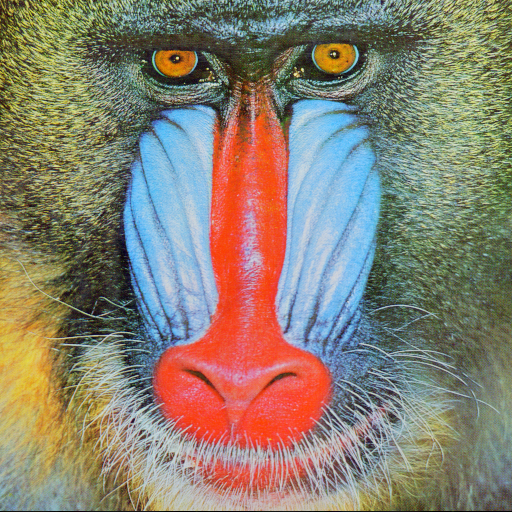
#> input picture 1 Parcial/Practica3/Procesamiento de Imagenesdave/Practicas/Baboon.png, 512 x 512 px
$ python 'Jair Palos.py'
#> lines starting #> are read from the running program, lines starting #| are printed output that depends on the picture
#> the answer given: 1
"""
UNIVERSIDAD AUTONOMA DEL ESTADO DE MEXICO

Centro Universitario UAEM Zumpango

Undad de Aprendizaje:Procesamiento de Imagenes

Autor: Jair Antonio Palos Hernadez

Descripcion: Codificar 18 Operaciones vistas en clases

Created: on tues Mar 08 5:56:44 2022

"""


from __future__ import division
from matplotlib import pyplot as plt
import os
import cv2
import numpy as np


def Traslacion():
    ejex=50
    ejey=50
    image = cv2.imread('Baboon.png')
#> image is the input picture: shape (512, 512, 3); mean B, G, R 113.1, 128.9, 137.4
    ancho = image.shape[1] #columnas
#> ancho = 512
    alto = image.shape[0] # filas
#> alto = 512
    # Traslación
    M = np.float32([[1,0,ejex],[0,1,ejey]])
    imageOut = cv2.warpAffine(image,M,(ancho,alto))
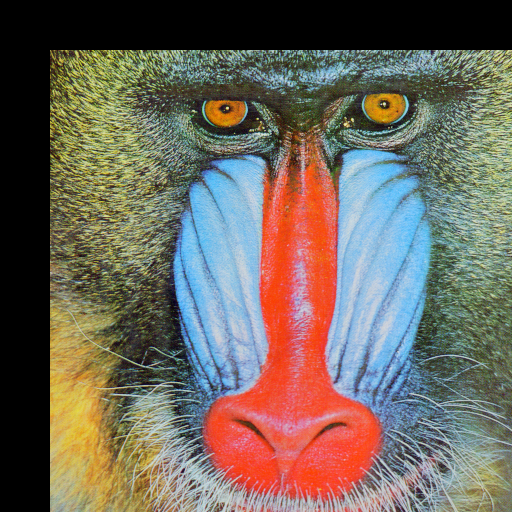
#> imageOut: shape (512, 512, 3); mean B, G, R 93.1, 104.1, 112.5
    print("Imagen trasladada, vaya a la imagen......")
    cv2.imshow('Imagen de entrada',image)
    cv2.imshow('Imagen de salida',imageOut)
    cv2.waitKey(0)
    cv2.destroyAllWindows()

# [208 lines left out: functions Escalado, Rotacion, RotacionPivote, Reflexion, ReflexionX, ReflexionY and 11 more, not called in this run]


os.system('clear') # NOTA para windows tienes que cambiar clear por cls
print ("Selecciona una opción")
print ("\t1 - Traslacion")
print ("\t2 - Escalado")
print ("\t3 - Rotacion")
print ("\t4 - Rotacion Pivote")
print ("\t5 - Reflexion")
print ("\t6 - Reflexion en X")
print ("\t7 - Reflexion en Y")
print ("\t8 - Reflexion en XY")
print ("\t9- Copia")
print ("\t10- Inversion")
print ("\t11 - Brillo")
print ("\t12 - Suma")
print ("\t13-  Restas")
print ("\t14 - Multiplicacion")
print ("\t15 - Division")
print ("\t16-  AND")
print ("\t17 - OR")
print ("\t18 - NOT")
print ("\t19 - salir")

while True:
#> (the run stopped early here; a loop or call above may not have finished)
